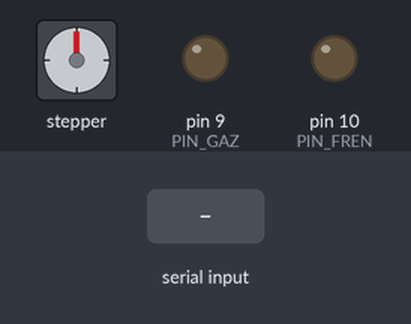
Recording of a sketch running on a simulated Arduino Uno, built with avr-gcc and run on an emulated ATmega328P. Shown: stepper motor, output pins drawn as LEDs (lit = HIGH). Wiring (inferred from the names in the program): stepper motor driver (200 steps per turn assumed): step pin 3; direction pin 2. The test bench sets the inputs (shaded band). Pins used as bus, display or sensor lines are not drawn.

Above: at 1.2 s.
1.3 s: "h,1\n" received over Serial
At 1.7 s:
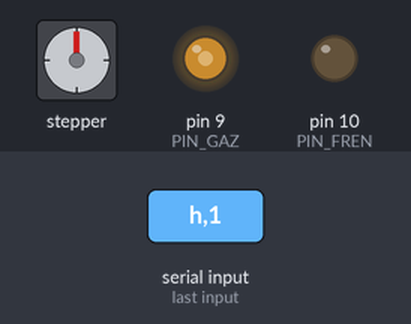
3.8 s: "f,45\n" received over Serial
At 4.6 s:
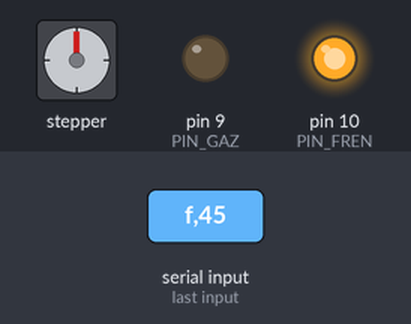
6.3 s: "d,45\n" received over Serial
At 9.25 s:
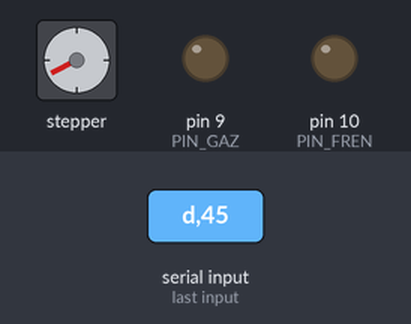
9.3 s: "h,1\n" received over Serial
At 10.1 s:
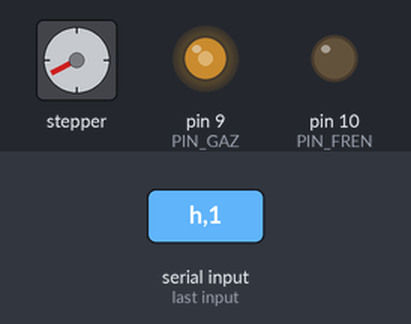
11.8 s: "f,45\n" received over Serial
At 12.1 s:
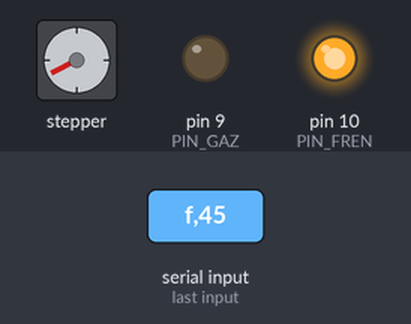
Timing chart, 0 to 14.8 s (numbered marks = the images above; inputs shaded):
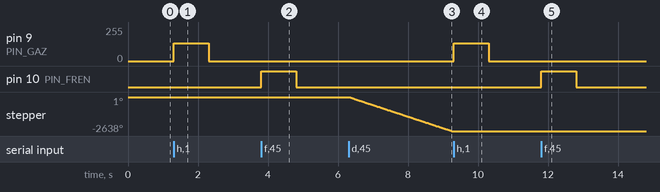

The sketch:

communication.ino
```cpp
/*
 * communication.ino - SahiOtonom MIX PORT FIRMWARE
 * ============================================================================
 * Jetson/PC tarafındaki karşılığı TEK dosya:
 *     Haberlesme/uart_sender_node3.py   (ROS düğümü, porta yazan tek yer)
 * Bu dosya ONUN KAYNAĞIDIR: buradaki sabitler değişirse Python tarafı sessizce
 * eski protokolü konuşmaya başlar. Değişiklikten sonra mutlaka:
 *     python3 SahiOtonom/test/test_direksiyon_byte.py
 * (o testin son bölümü bu dosyanın kaynağını okuyup sabitleri karşılaştırır)
 *
 * --- PROTOKOL --------------------------------------------------------------
 * 38400 baud, 8N1.  Komut biçimi kesin:  <harf> ',' <sayı>
 *
 *     h,1   gaz AÇ      -> analogWrite(PIN_GAZ, 134)
 *     h,X   gaz KAPA    -> X != 1 olan HER değer (0, 50, 134, 255 dâhil)
 *     f,1   fren BAS    -> digitalWrite(PIN_FREN, LOW)
 *     f,0   fren BIRAK  -> digitalWrite(PIN_FREN, HIGH)
 *     d,N   direksiyon  -> N: 0..420, 210 = merkez, birim DERECE
 *                          aralık dışı N SESSİZCE yok sayılır
 *
 * Komut ŞU ÜÇ durumda uygulanır:
 *   (a) bir sonraki komut harfi (h/d/f) gelince
 *   (b) '\n' ya da '\r' gelince           <- Python her komuta bunu ekliyor
 *   (c) akış BEKLEYEN_KOMUT_MS kadar durunca
 * (b) olmadan fren komutu bir sonraki komut gelene kadar bekler; gecikmenin
 * tek sebebi buydu, o yüzden Python tarafında satır sonu ZORUNLU.
 *
 * --- İKİ TANE SESSİZ TUZAK (bilerek böyle) ---------------------------------
 * 1) ZAMAN AŞIMI: KOMUT_ZAMAN_ASIMI_MS boyunca GEÇERLİ komut işlenmezse gaz
 *    kesilir VE fren basılır. Bilgisayar çökerse, USB çıkarsa ya da düğüm
 *    susarsa araç kendi kendine durur. Python tarafı bu yüzden 10 Hz kalp
 *    atışı gönderir (gaz_tekrar_hz).
 * 2) BOZUK KOMUT KÖPEK BEKÇİSİNİ BESLEMEZ: aralık dışı bir 'd' ya da tanınmayan
 *    bir harf sonKomutMs'i GÜNCELLEMEZ. Yani hatalı komut yağdırarak aracı
 *    "canlı" tutmak mümkün değil.
 *
 * --- stepAt() BLOKLAR (Python'daki kademe sınırının sebebi) ----------------
 * stepAt() bloklayan bir döngü; adım başına 2 x delayMicroseconds(stepdelays)
 * = 2 ms, derece başına 3200/360 = 8.89 adım -> DERECE BAŞINA ~17.8 ms.
 * O süre boyunca while (Serial.available()) döngüsüne HİÇ dönülmez ve gelen
 * baytlar 64 baytlık donanım tamponunda birikir. Tampon taşarsa akıştan bayt
 * düşer, 'h,1' bozulup 'h,0' okunur ve GAZ KESİLİR. Python tarafı bu yüzden
 * tek komutta en fazla 12 birim gönderir (bkz. direksiyon_max_adim_byte).
 * BURADAKİ SAYILARI DEĞİŞTİRİRSEN o sınırı da yeniden hesapla.
 *
 * --- TAM SAYI BÖLMESİ KAYBI ------------------------------------------------
 * adim = fark * 3200 / 360 tam sayı bölmesidir ve sıfıra doğru KIRPAR:
 * 1 birimlik komut 8.89 yerine 8 adım gönderir. Firmware yine de "vardım"
 * sayar (stepangle = hedef), yani komut başına 0.11 dereceye kadar kayıp açık
 * döngüde BİRİKİR.
 *
 * ŞU AN TELAFİ EDİLMİYOR - bilinçli. Salınımlı şerit takibinde kayıplar iki
 * yöne de düştüğü için büyük ölçüde birbirini götürüyor; uzun ve tek yönlü
 * dönüşte ise birikiyor. Kapatmak istenirse yol şu: Python tarafında hedef
 * byte'ları 'merkez + 9k' ızgarasına oturtmak, çünkü 9*3200/360 = 80 TAM
 * bölünür - o zaman her komut tam 80 adım gönderir ve kayıp sıfırlanır.
 * Bedeli çözünürlük (9 birim ~= 1.35 derece teker açısı).
 */

// --- PİNLER -----------------------------------------------------------------
// GAZ ve FREN pinleri Python tarafındaki yorumlarla EŞLEŞMEK ZORUNDA (9 ve 10).
#define PIN_GAZ    9    // PWM. analogWrite(9, 134) = "ilerle"
#define PIN_FREN  10    // LOW = fren BASILI, HIGH = serbest (ters mantık!)

// STEP MOTOR PİNLERİ - ORİJİNAL FIRMWARE'DEN DOĞRULANDI (2026-08-20).
// Kartın üstündeki etiketle: 2 = "Step Dir", 3 = "Step Pull".
// DİKKAT, İKİSİ TERS YAZILIRSA hiçbir test yakalamaz (Python tarafı bu iki
// pini görmüyor) ve tek belirtisi direksiyonun dönmemesi/titremesidir.
#define PIN_DIR    2    // yön
#define PIN_STEP   3    // adım darbesi

// Adım darbesi yarı periyodu (mikrosaniye). Adım = 2 x bu süre.
// DÜŞÜRÜRSEN direksiyon hızlanır ama sürücü/motor adım kaçırmaya başlar;
// kaçan adım açık döngüde ASLA geri gelmez.
#define stepdelays 1000

// Sürücünün mikroadım ayarıyla birlikte: bir tam turdaki adım sayısı.
// Hesapta 3200L / 360L olarak SABİT yazılı (aşağıda), burası belge amaçlı.
#define TUR_ADIM   3200
#define TUR_DERECE 360

// Bu kadar süre GEÇERLİ komut işlenmezse gaz kesilir + fren basılır.
const unsigned long KOMUT_ZAMAN_ASIMI_MS = 1000;
// Akış bu kadar sessiz kalırsa tamponda bekleyen komut uygulanır.
const unsigned long BEKLEYEN_KOMUT_MS = 20;

// Komut tamponu. 16 = harf + ',' + en fazla 13 hane + '\0'.
// Python tarafı bu sınırı biliyor ve taşacak komutu porta hiç yazmıyor.
char buf[16];
byte buflen = 0;
bool gecerli = false;          // tampondaki komut biçimsel olarak sağlam mı

// FIRMWARE'İN İNANDIĞI DİREKSİYON KONUMU (derece, merkeze göre).
// Açılışta 0, yani "ben d,210 konumundayım". Step motor AÇIK DÖNGÜ: gerçek
// teker açısını bilmez, sadece ardışık iki komut ARASINDAKİ farkı döner.
// Port açmak Arduino'ya DTR reset attırdığı için her bağlantıda buraya dönülür;
// Python tarafı da o an kendi sayacını 210'a çeker (bkz. _portu_ac).
int stepangle = 0;

unsigned long sonKomutMs = 0;  // en son GEÇERLİ komut ne zaman işlendi
unsigned long sonBaytMs = 0;   // porttan en son ne zaman bayt geldi
bool zamanAsimindaydi = false; // aynı durumu tekrar tekrar uygulamamak için


void setup() {
  pinMode(PIN_GAZ, OUTPUT);
  pinMode(PIN_FREN, OUTPUT);
  pinMode(PIN_STEP, OUTPUT);
  pinMode(PIN_DIR, OUTPUT);

  // AÇILIŞ = GÜVENLİ DURUM: gaz yok, fren basılı. Bilgisayar bağlanana kadar
  // araç frende bekler. (sonKomutMs = 0 olduğu için zaman aşımı da baştan
  // etkin sayılır - ilk geçerli komut gelene kadar bu durum korunur.)
  analogWrite(PIN_GAZ, 0);
  digitalWrite(PIN_FREN, LOW);
  digitalWrite(PIN_STEP, LOW);

  Serial.begin(38400);
}


/* Direksiyonu 'hedef' derecesine götürür. BLOKLAR (bkz. dosya başı). */
void stepAt(int hedef) {
  long adim = (long)(hedef - stepangle) * 3200L / 360L;

  stepangle = hedef;

  if (adim == 0) {
    return;
  }

  digitalWrite(PIN_DIR, adim > 0 ? HIGH : LOW);
  delayMicroseconds(stepdelays);        // sürücünün DIR kurulum süresi

  long sayi = adim > 0 ? adim : -adim;
  for (long i = 0; i < sayi; i++) {
    digitalWrite(PIN_STEP, HIGH);
    delayMicroseconds(stepdelays);
    digitalWrite(PIN_STEP, LOW);
    delayMicroseconds(stepdelays);
  }
}

void komutUygula() {
  char harf = buf[0];
  bool tamamdi = gecerli && buflen >= 3 && buf[1] == ',';

  buf[buflen] = '\0';
  int deger = atoi(&buf[2]);

  buflen = 0;
  gecerli = false;

  if (!tamamdi) {
    return;
  }

  if (harf == 'h') {
    analogWrite(PIN_GAZ, deger == 1 ? 134 : 0);
  } else if (harf == 'f') {
        digitalWrite(PIN_FREN, deger == 1 ? LOW : HIGH);
  } else if (harf == 'd') {
    if (deger < 0 || deger > 420) return;
    int hedef = deger - 210;
    stepAt(hedef);
  } else {
    return;                             // tanınmayan harf
  }

  sonKomutMs = millis();
  zamanAsimindaydi = false;
}


void loop() {
  while (Serial.available()) {
    char c = Serial.read();
    sonBaytMs = millis();

    if (c == 'h' || c == 'd' || c == 'f') {
      if (buflen > 0) komutUygula();
      buf[0] = c;
      buflen = 1;
      gecerli = true;
    } else if (c == '\n' || c == '\r') {
      if (buflen > 0) komutUygula();
    } else if (buflen > 0) {

      bool uygun = (buflen == 1) ? (c == ',')
                                 : (c >= '0' && c <= '9') || (buflen == 2 && c == '-');
      if (!uygun || buflen >= sizeof(buf) - 1) {
        gecerli = false;                // taşma ya da bozuk karakter
      }
      if (buflen < sizeof(buf) - 1) {
        buf[buflen++] = c;
      }
    }
  }

  // (c) AKIŞ DURDU: sonlandırıcı gelmemiş olsa bile bekleyen komutu uygula.
  if (buflen > 0 && (millis() - sonBaytMs) >= BEKLEYEN_KOMUT_MS) {
    komutUygula();
  }

  // KÖPEK BEKÇİSİ. Bağlantı koparsa araç kendi kendine durur.
  if ((millis() - sonKomutMs) > KOMUT_ZAMAN_ASIMI_MS) {
    if (!zamanAsimindaydi) {
      zamanAsimindaydi = true;
      analogWrite(PIN_GAZ, 0);
      digitalWrite(PIN_FREN, LOW);
    }
  }
}
```

Measured:
- after the input at 1.3 s, pin 9 (PIN_GAZ): 0/255 → 134/255 at once, → 0/255 1.0 s later
- after the input at 3.8 s, pin 10 (PIN_FREN): LOW → HIGH at once, → LOW 1.0 s later
- after the input at 6.3 s, stepper: keeps turning counter-clockwise at about 896°/s, starting at once
- after the input at 9.3 s, pin 9 (PIN_GAZ): 0/255 → 134/255 at once, → 0/255 1.0 s later
- after the input at 11.8 s, pin 10 (PIN_FREN): LOW → HIGH at once, → LOW 1.0 s later
